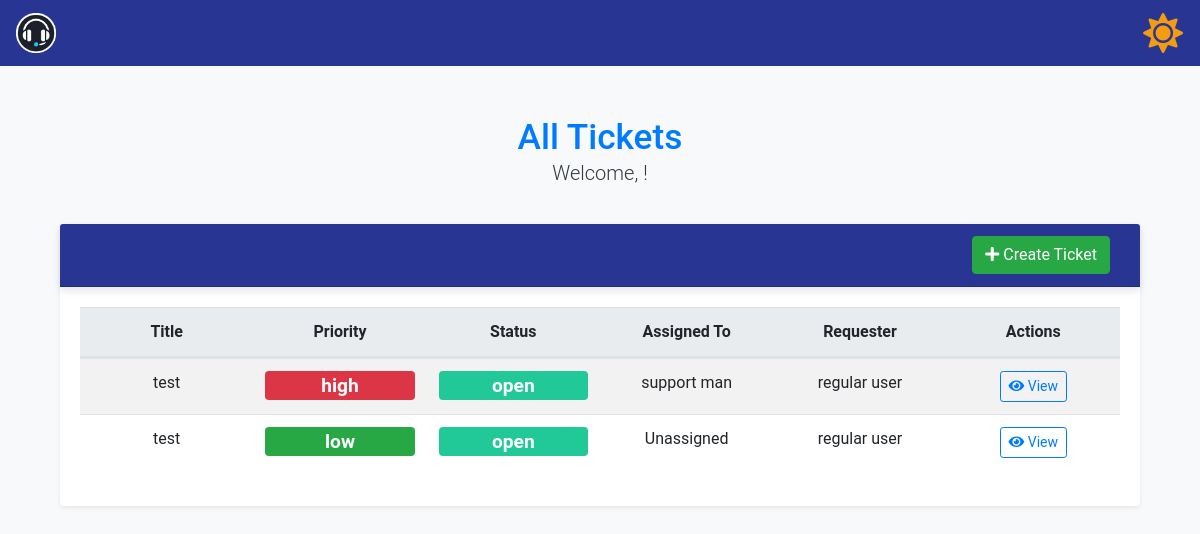
/all_tickets, run on an earlier commit of the app's database.
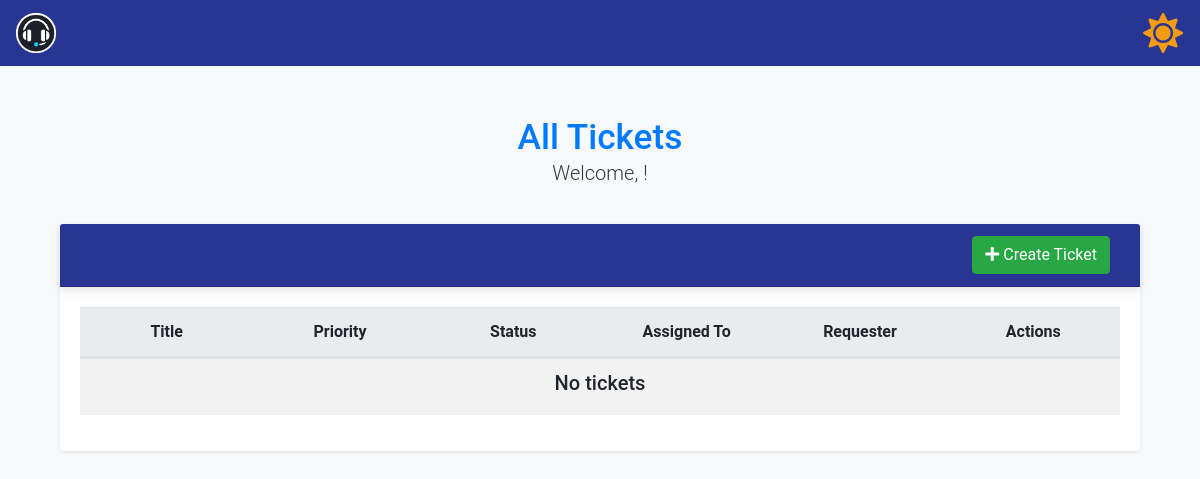
And on a later commit of the database.
### app/models.py (models this page shows)
class Ticket(db.Model):
    id = db.Column(db.Integer, primary_key=True)
    title = db.Column(db.String(150), nullable=False)
    description = db.Column(db.Text, nullable=False)
    status = db.Column(db.String(50), nullable=False)
    priority = db.Column(db.String(50), nullable=False)
    created_at = db.Column(db.DateTime, default=datetime.utcnow)
    updated_at = db.Column(
        db.DateTime, default=datetime.utcnow, onupdate=datetime.utcnow
    )
    assigned_to = db.Column(db.Integer, db.ForeignKey("user.id"))
    user_id = db.Column(db.Integer, db.ForeignKey("user.id"))
    creator = db.relationship("User", foreign_keys=[user_id], back_populates="created_tickets", overlaps="assigned_tickets,comments")
    assignee = db.relationship("User", foreign_keys=[assigned_to], back_populates="assigned_tickets", overlaps="created_tickets,comments")
    ticket_comments = db.relationship("Comment", back_populates="ticket")

class User(UserMixin, db.Model):
    id = db.Column(db.Integer, primary_key=True)
    name = db.Column(db.String(150), nullable=False)
    email = db.Column(db.String(150), unique=True, nullable=False)
    password = db.Column(db.String(150), nullable=False)
    role = db.Column(db.String(50), nullable=False)
    created_tickets = db.relationship(
        "Ticket",
        foreign_keys="Ticket.user_id",
        back_populates="creator",
        overlaps="assigned_tickets,comments"
    )
    assigned_tickets = db.relationship(
        "Ticket",
        foreign_keys="Ticket.assigned_to",
        back_populates="assignee",
        overlaps="created_tickets,comments"
    )
    user_comments = db.relationship(
        "Comment", back_populates="commenter", overlaps="commenter,comments"
    )

### app/routes.py (the view)
@bp.route('/all_tickets')
def all_tickets():
    tickets = Ticket.query.all()  # or your logic to get all tickets
    return render_template('all_tickets.html', tickets=tickets, view='all')

### app/routes.py (called while the page is built)
@bp.context_processor
def inject_open_tickets_count():
    open_tickets_count = Ticket.query.filter(Ticket.status.in_(['open', 'in progress'])).count()
    if open_tickets_count > 10:
        badge_class = "badge-active-tickets-high"  # Red
    elif open_tickets_count > 5:
        badge_class = "badge-active-tickets-medium"  # Yellow
    elif open_tickets_count > 0:
        badge_class = "badge-active-tickets-low"  # Green
    else:
        badge_class = "badge-active-tickets-info"  # Blue or default color
    return {
        'open_tickets_count': open_tickets_count,
        'badge_class': badge_class
    }

### app/templates/all_tickets.html (shortened to what this page needs)
{% extends "base.html" %} {% block content %}
<div class="container mt-5">
  <div class="row mb-2">
    <div class="col-12 text-center">
      <h2 class="text-primary mb-0">All Tickets</h2>
      <p class="lead">Welcome, {{ current_user.name }}!</p>
    </div>
  </div>
  <div class="card shadow-sm">
    <div
      class="card-header bg-primary text-white d-flex justify-content-between align-items-center position-relative"
    >
      <div class="ms-auto">
        <a class="btn btn-success" href="{{ url_for('main.create_ticket') }}">
          <i class="fas fa-plus"></i> Create Ticket
        </a>
      </div>
    </div>
    <div class="card-body">
      <table class="table table-striped table-hover">
        <thead>
          <tr class="d-flex justify-content-between">
            <th class="col text-center">Title</th>
            <th class="col text-center">Priority</th>
            <th class="col text-center">Status</th>
            <th class="col text-center">Assigned To</th>
            <th class="col text-center">Requester</th>
            <th class="col text-center">Actions</th>
          </tr>
        </thead>
        <tbody>
          {% if tickets|length == 0 %}
          <tr>
            <td colspan="6">
              <div class="text-center">
                <h5>No tickets</h5>
              </div>
            </td>
          </tr>
          {% else %} {% for ticket in tickets %}
          <tr class="d-flex justify-content-between">
            <td class="col text-center">{{ ticket.title }}</td>
            <td class="col text-center">
              <span class="badge badge-priority-{{ ticket.priority }}">
                {{ ticket.priority }}
              </span>
            </td>
            <td class="col text-center">
              <span class="badge badge-status-{{ ticket.status|lower }}">
                {{ ticket.status }}
              </span>
            </td>
            <td class="col text-center">
              {{ ticket.assignee.name if ticket.assignee else 'Unassigned' }}
            </td>
            <td class="col text-center">{{ ticket.creator.name }}</td>
            <td class="col text-center">
              <a
                href="{{ url_for('main.ticket_details', ticket_id=ticket.id) }}"
                class="btn btn-outline-primary btn-sm"
              >
                <i class="fas fa-eye"></i> View
              </a>
            </td>
          </tr>
          {% endfor %} {% endif %}
        </tbody>
      </table>
    </div>
  </div>
</div>
{% endblock %}

### app/templates/base.html (shortened to what this page needs)
<!DOCTYPE html>
<html lang="en">
  <head>
    <link
      href="https://stackpath.bootstrapcdn.com/bootstrap/4.5.2/css/bootstrap.min.css"
      rel="stylesheet"
    />
    <link
      href="{{ url_for('static', filename='styles.css') }}"
      rel="stylesheet"
    />
    <link
      rel="stylesheet"
      href="https://cdnjs.cloudflare.com/ajax/libs/font-awesome/5.15.4/css/all.min.css"
    />
  </head>
  <body class="light-mode">
    <nav class="navbar navbar-expand-lg">
      <a class="navbar-brand" href="#">
        <img
          src="{{ url_for('static', filename='logo.png') }}"
          alt="Help Desk Logo"
          style="height: 40px"
        />
      </a>
      <div class="collapse navbar-collapse" id="navbarNav">
        <ul class="navbar-nav ml-auto">
          <li class="nav-item">
            <button id="theme-toggle-button" class="btn btn-link nav-link">
              <i id="theme-toggle-icon" class="fas fa-sun"></i>
            </button>
          </li>
        </ul>
      </div>
    </nav>
    <div class="container">{% block content %} {% endblock %}</div>
  </body>
</html>

### app/static/styles.css (style rules this page uses)
body { font-family: "Roboto", sans-serif; background-color: #f8f9fa; margin: 0; color: #343a40; }
.container { margin-top: 50px; }
h2 { color: #007bff; }
.table th, .table td { vertical-align: middle; }
.table th { background-color: #e9ecef; }
.card { border: none; margin-top: 20px; box-shadow: 0 4px 8px rgba(0, 0, 0, 0.1); }
.card-header { background-color: #283593 !important; color: #ffffff; font-size: 1.25rem; font-weight: 500; box-shadow: 0 4px 8px rgba(0, 0, 0, 0.1); display: flex; justify-content: space-between; align-items: center; position: relative; }
.btn-primary, .btn-secondary, .btn-success, .btn-warning { margin-right: 10px; }
.btn-success { background-color: #28a745; border-color: #28a745; margin-left: auto; }
.text-primary { color: #007bff !important; font-size: 2.2em; }
.navbar { background-color: #283593; }
.navbar .navbar-brand, .navbar .nav-link { color: #ffffff; }
.navbar-brand { display: flex; align-items: center; }
#theme-toggle-button { font-size: 1.5rem; cursor: pointer; height: 40px; display: flex; align-items: center; justify-content: center; padding: 0; margin: 0; margin-left: 10px; }
#theme-toggle-button .fas { transition: color 0.3s ease; font-size: 40px; line-height: 40px; }
.ms-auto { margin-left: auto; }
body.light-mode #theme-toggle-icon { color: #f39c12; }
.navbar-nav { display: flex; align-items: center; }

What changed in the data, as far as the page shows it:
removed Ticket: title "test", priority "high", status "open", assignee "support man", creator.name "regular user"
removed Ticket: title "test", priority "low", status "open", assignee "Unassigned", creator.name "regular user"
Also different on the page:
text now shown: "No tickets"
